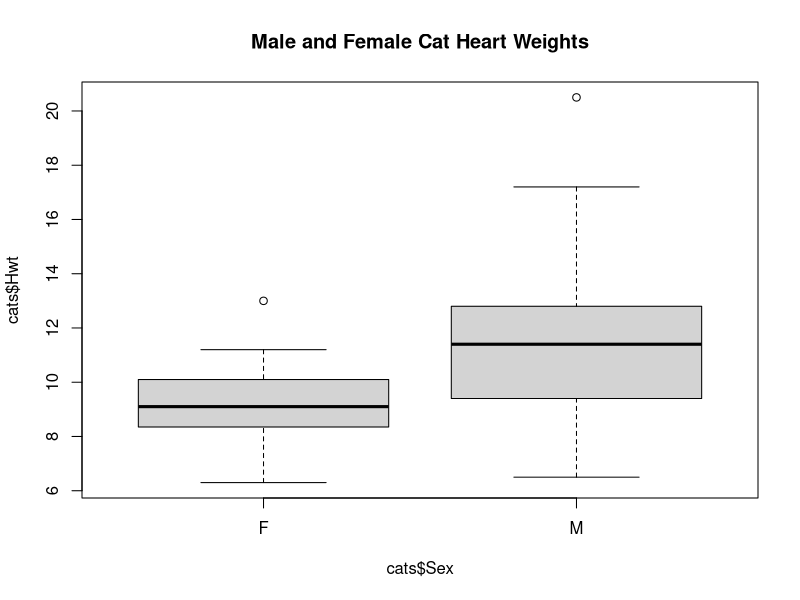
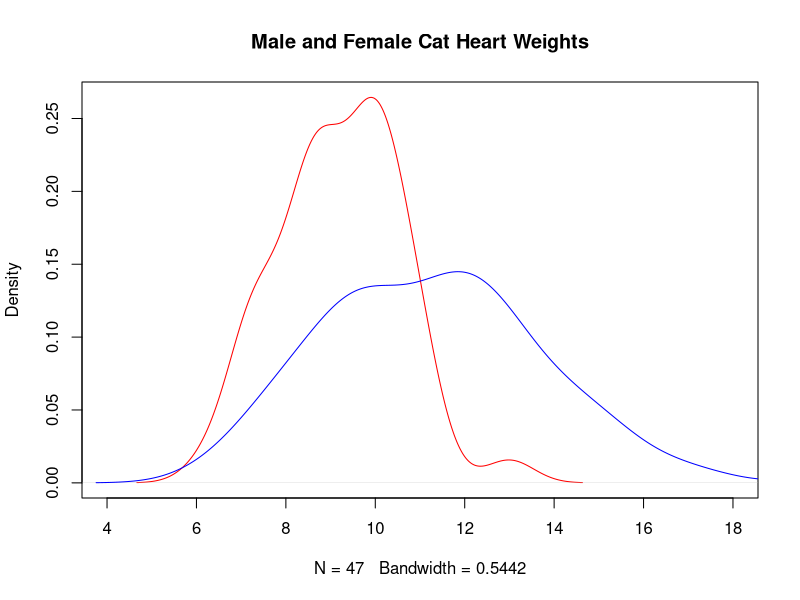
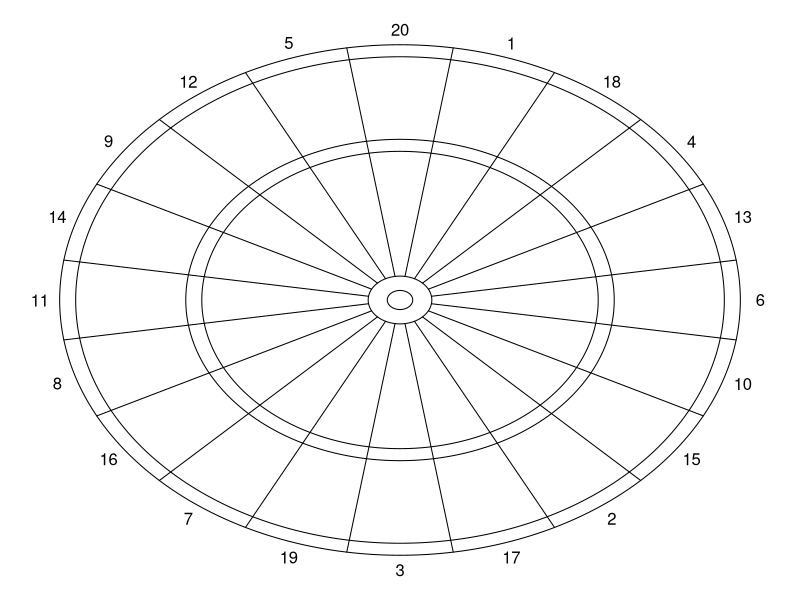
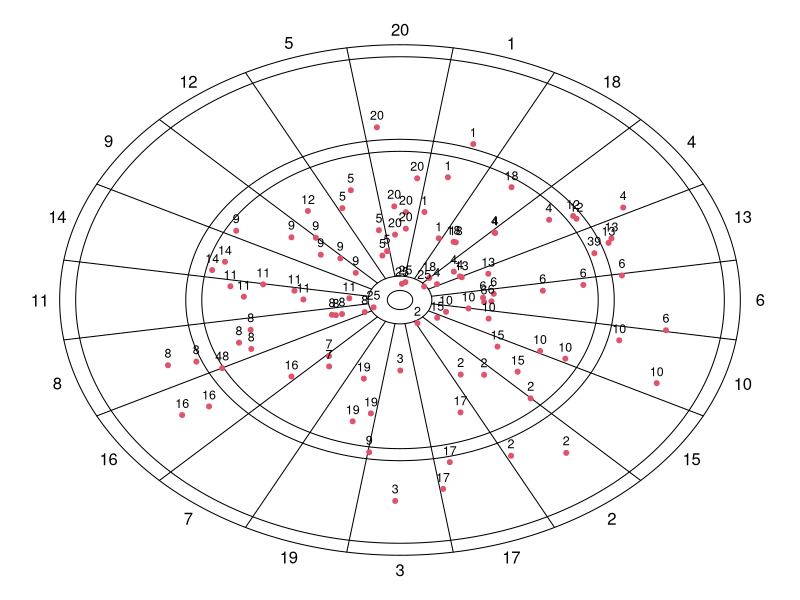
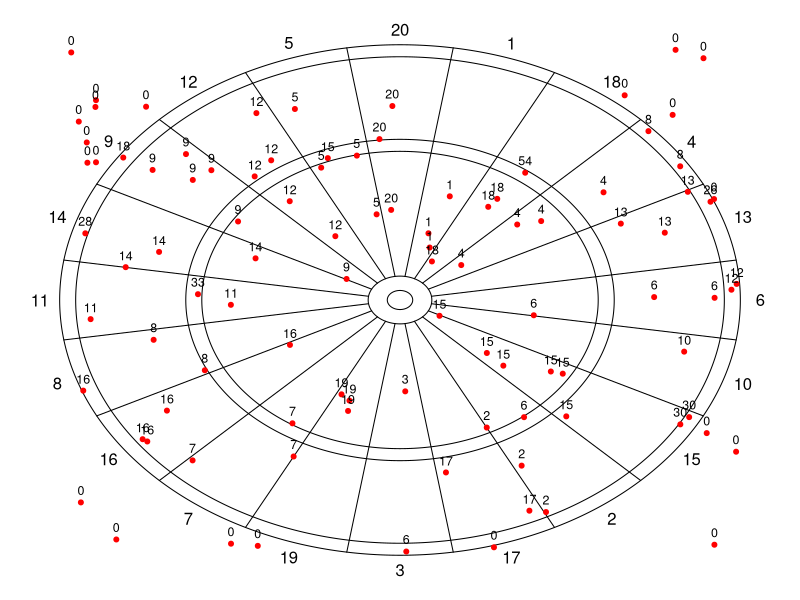
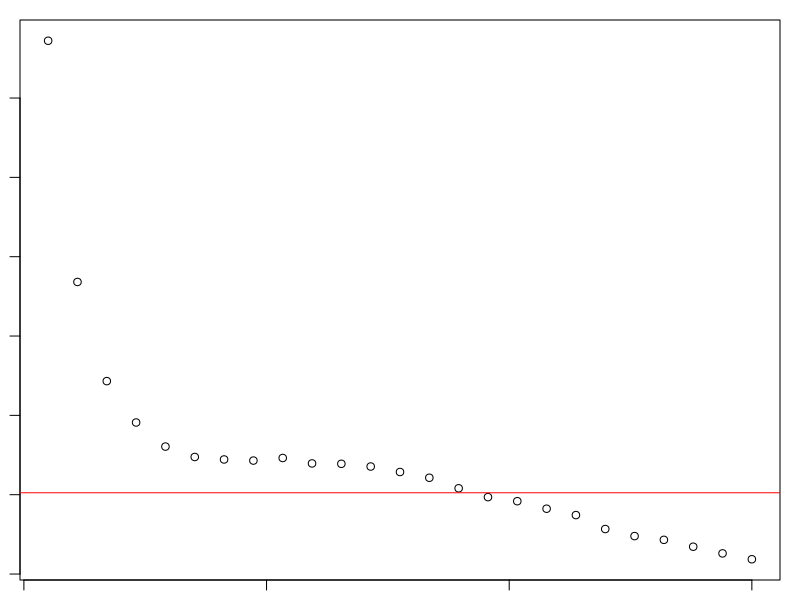
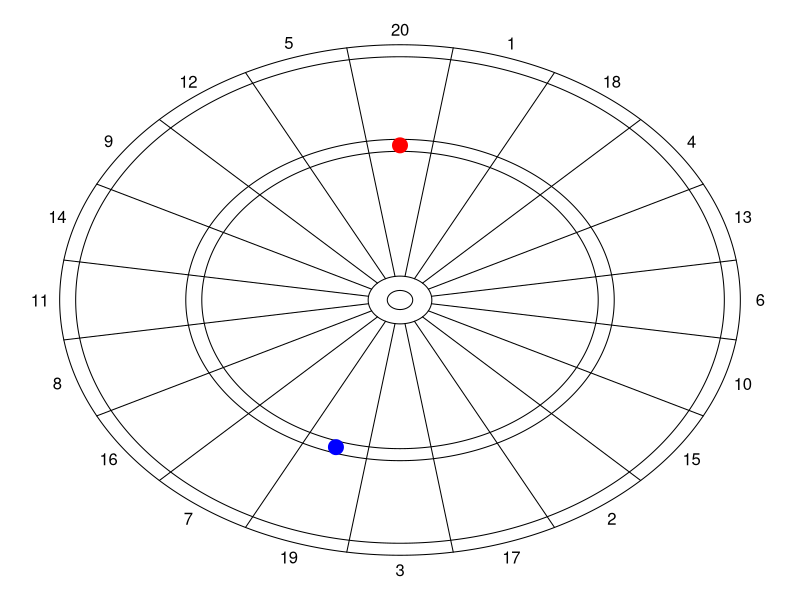
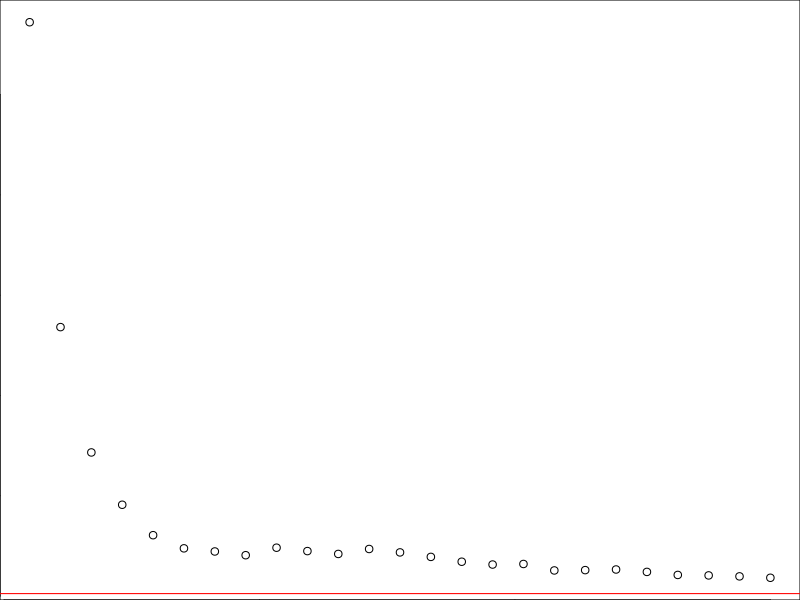

R code for these plots, in order:


## Slide 5
install.packages("MASS")
library(MASS)
head(cats)


## Slide 6

boxplot(cats$Hwt ~ cats$Sex, 
        main = "Male and Female Cat Heart Weights")

## Slide 7

plot(density(cats$Hwt[cats$Sex == "F"]), col = "red", 
     xlim = c(4, 18), main = "Male and Female Cat Heart Weights")
lines(density(cats$Hwt[cats$Sex == "M"]), col = "blue")

## Slide 8

girlcats <- cats$Sex == "F"
t.test(cats$Hwt[girlcats], cats$Hwt[!girlcats])



## Slide 14

girlcats <- cats$Sex == "F"
Dhat     <- mean(cats$Hwt[girlcats])-mean(cats$Hwt[!girlcats])
nf   <- sum(girlcats); nm <- sum(!girlcats)
P    <- 10000
sample_diffs <- rep(NA, P)

for (i in 1:P) {
  data <- cats$Hwt[sample(1:(nf+nm))]
  meanf <- mean(data[1:nf])
  meanm <- mean(data[-(1:nf)])
  sample_diffs[i] <- meanf-meanm
  
}

pval <- mean(abs(sample_diffs) >= abs(Dhat))
pval





## Slide 15

girlcats <- cats$Sex == "F"
Dhat     <- mean(cats$Hwt[girlcats])-mean(cats$Hwt[!girlcats])
nf   <- sum(girlcats); nm <- sum(!girlcats)
P    <- 10000
sample_diffs <- rep(NA, P)

for (i in 1:P) {
  
  perm_data <- cats$Hwt[sample(1:(nf+nm))]
  meanf     <- mean(perm_data[1:nf])
  meanm     <- mean(perm_data[-(1:nf)])
  sample_diffs[i] <- meanf - meanm
}

pval <- mean(abs(sample_diffs) >= abs(Dhat))
pval


## Slide 22

board = list(
  R1 = 6.35,  # center to double bullseye ring
  R2 = 15.9,  # center to single bullseye ring
  R3 = 99,    # center to inner triple ring
  R4 = 107,   # center to outer triple ring
  R5 = 162,   # center to inner double ring
  R = 170,    # center to outer double ring
  nums = c(20,1,18,4,13,6,10,15,2,17,3,19,
           7,16,8,11,14,9,12,5)) # numbers in order


## Slide 26
drawBoard <- function(values) { 
  
  R1 = values$R1
  R2 = values$R2
  R3 = values$R3
  R4 = values$R4
  R5 = values$R5
  R = values$R
  nums = values$nums
  
  par(mar = c(0, 0, 0, 0))
  plot(c(), c(), axes = FALSE, xlim = c(-R - 15, R + 15),ylim = c(-R - 15, R + 15))
  
  t = seq(0, 2 * pi, length = 5000)
  x = cos(t)
  y = sin(t)
  points(R * x, R * y, type = "l")
  points(R5 * x, R5 * y, type = "l")
  points(R4 * x, R4 * y, type = "l")
  points(R3 * x, R3 * y, type = "l")
  points(R2 * x, R2 * y, type = "l")
  points(R1 * x, R1 * y, type = "l")
  t0 = pi/2 + 2 * pi/40
  points(c(R2 * cos(t0), R * cos(t0)), c(R2 * sin(t0),R * sin(t0)), type = "l")
  for (i in 1:19) {
    t1 = t0 - i * 2 * pi/20
    points(c(R2 * cos(t1), R * cos(t1)), c(R2 * sin(t1),R * sin(t1)), type = "l")
  }
  
  r = R + 10
  for (i in 1:20) {
    t1 = pi/2 - (i - 1) * 2 * pi/20
    text(r * cos(t1), r * sin(t1), nums[i])
  }
}

drawBoard(board)

## Slide 27
## Note: I nested a loop.. maybe you can write a better function 


scorePositions <- function(x.points,y.points,values) {
  
  n <- length(x.points)
  R1 = values$R1
  R2 = values$R2
  R3 = values$R3
  R4 = values$R4
  R5 = values$R5
  R = values$R
  nums = values$nums
  
  score.list <- rep(0,n)
  
  for (k in 1:n) {
    
    x <- x.points[k]
    y <- y.points[k]
    
    radius <- sqrt(x^2+y^2)
    if (x>=0 & y>=0) {theta <- acos(x/radius)}
    if (x>=0 & y<0) {theta <- -acos(x/radius)}
    if (x<0 & y<0) {theta <- -acos(x/radius)}
    if (x<0 & y>=0 & acos(x/radius) <= pi/2 + 2 * pi/40) {theta <- acos(x/radius)}
    if (x<0 & y>=0 & acos(x/radius) > pi/2 + 2 * pi/40) {theta <- -(2*pi-acos(x/radius))}
    
    t0 = pi/2 + 2 * pi/40
    score.theta <- NULL
    for (i in 0:19) {
      score.theta[i+1] <- (theta > t0 - (i+1) * 2 * pi/20)&(theta <= t0 - i * 2 * pi/20)
    }
    
    if (radius <= 6.35) {
      score <- 50
    } else if (6.35 < radius & radius <= 15.9) {
      score <- 25
    } else if (99 < radius & radius <= 107) {
      score <-  3*nums[score.theta] 
    } else if (162 < radius & radius <= 170)  {
      score <- 2*nums[score.theta]
    } else if (radius > 170)  {score <- 0
    } else {score <- nums[score.theta]}
    
    score.list[k] <- score 
    
  }
  return(score.list)
}



## Slide 28
throws=100
x <- rnorm(throws,sd=50)
y <- rnorm(throws,sd=50)
scores <- scorePositions(x.point=x,y.point=y,values=board)

## Trial run with 100 throws

drawBoard(board)
points(x,y,col=2,pch=20)



## Slide 30

text(x, y + 8, scores, cex = .75)


###################################
# Check Yourself
###################################
## Slide 33

throws  <- 100 
R <- 170
x <- runif(throws, min = -R, max = R)
y <- runif(throws, min = -R, max = R)
drawBoard(board)
points(x, y, pch = 20, col = "red")


## 35


scores <- scorePositions(x, y, board)
text(x, y + 8, scores, cex = .75)

## Slide 37

throws <- 10000
std.dev <- 50
R <- 170
x1 <- rnorm(throws, sd = std.dev)
y1 <- rnorm(throws, sd = std.dev)
x2 <- runif(throws, min = -R, max = R)
y2 <- runif(throws, min = -R, max = R)

## Slide 38


scores1 <- scorePositions(x1, y1, board)
scores2 <- scorePositions(x2, y2, board)
mean(scores1)
mean(scores2)


###################################
# Check Yourself
###################################

## Slide 39

set.seed(1)

sd.values  <- seq(5, 150, length.out = 25)
n          <- length(sd.values)
avg.scores <- rep(NA, n)
names(avg.scores) <- round(sd.values,1)

for (i in 1:n) {
  x.throws <- rnorm(throws, sd = sd.values[i])
  y.throws <- rnorm(throws, sd = sd.values[i])
  scores   <- scorePositions(x.throws, y.throws, board) 
  avg.scores[i] <- mean(scores)
}
par(mar = c(1,1,1,1))
plot(sd.values, avg.scores, xlab = "Standard Deviation", 
     ylab = "Average Score")
abline(mean(scores2), 0, col = "red")




###################################
# Check Yourself
###################################

## Slide 43


drawBoard(board)
points(c(0, -32), c(103, -98), col = c("red", "blue"), 
       pch = 20, cex = 3)

## Slide 44

normal.score <- function(mean.x, mean.y, sd, board) {
  x1 <- rnorm(throws, mean = mean.x, sd = sd)
  y1 <- rnorm(throws, mean = mean.y, sd = sd)
  return(mean(scorePositions(x1, y1, board)))
}

std.dev <- 35

normal.score(0, 0, std.dev, board)
normal.score(0, 103, std.dev, board)
normal.score(-32, -98, std.dev, board)




## Slide 47


rnorm.reject <- function(n, mean = 0, sd = 1, 
                         min.val, max.val) {
  all.samps <- c()
  while (length(all.samps) < n) {
    samp <- rnorm(1, mean = mean, sd = sd)
    if (min.val < samp & samp < max.val) {
      all.samps <- c(all.samps, samp)
    }
  }
  return(all.samps)
}



## Slide 48
sampled.vals <- rnorm.reject(n = throws, sd = std.dev, 
                             min.val = -R, max.val = R)
summary(sampled.vals)


###################################
# Check Yourself
###################################
set.seed(1)


sd.values  <- seq(5, 150, length.out = 25)
n          <- length(sd.values)
avg.scores <- rep(NA, n)
names(avg.scores) <- round(sd.values,1)

for (i in 1:n) {
  x.throws <- rnorm.reject(throws, sd = sd.values[i], 
                           min.val = -R, max.val = R)
  y.throws <- rnorm.reject(throws, sd = sd.values[i], 
                           min.val = -R, max.val = R)
  scores   <- scorePositions(x.throws, y.throws, board) 
  avg.scores[i] <- mean(scores)
}
plot(sd.values, avg.scores, xlab = "Standard Deviation", 
     ylab = "Average Score")
abline(mean(scores2), 0, col = "red")




